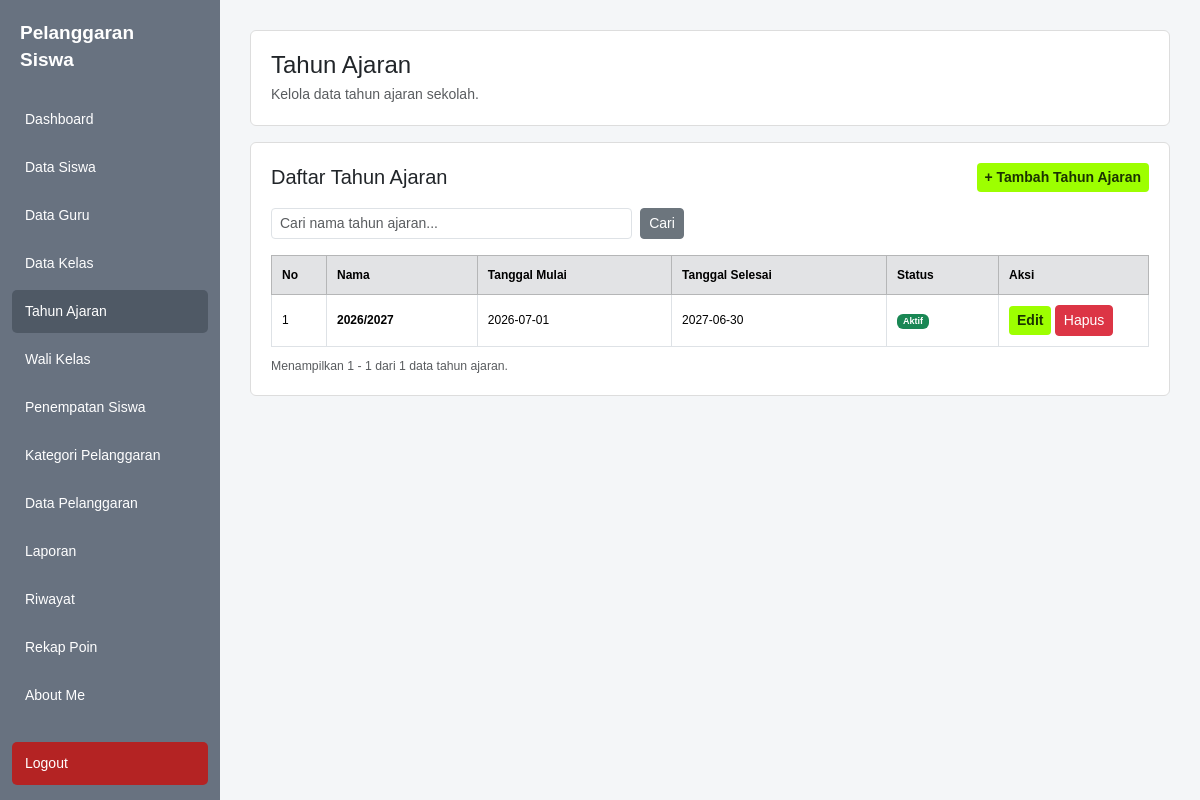
Page /kelola_tahun_ajaran.php (signed in) on the committed database.
### tables this page shows
CREATE TABLE `tahun_ajaran` (
  `id` int(11) NOT NULL,
  `nama` varchar(100) DEFAULT NULL,
  `tanggal_mulai` date DEFAULT NULL,
  `tanggal_selesai` date DEFAULT NULL,
  `aktif` tinyint(1) DEFAULT 1,
  `tahun` varchar(20) NOT NULL,
  `semester` varchar(20) DEFAULT NULL,
  `status_aktif` tinyint(1) DEFAULT 1
);

### kelola_tahun_ajaran.php (the view, shortened to what this page needs)
<?php
require_once "database.php";
$tampil_form = isset($_GET['tambah']) && $_GET['tambah'] == '1';
$cari = trim($_GET['cari'] ?? '');
$where = "";
$per_halaman = 10;
$halaman = max(1, (int)($_GET['halaman'] ?? 1));
$query_jumlah = mysqli_query(
    $koneksi,
    "SELECT COUNT(*) AS total
     FROM tahun_ajaran
     $where"
);
$total_data = (int)mysqli_fetch_assoc($query_jumlah)['total'];
$mulai = ($halaman - 1) * $per_halaman;
$data = mysqli_query(
    $koneksi,
    "SELECT id, nama, tanggal_mulai, tanggal_selesai, aktif
     FROM tahun_ajaran
     $where
     ORDER BY id DESC
     LIMIT $mulai, $per_halaman"
);
?>
<!DOCTYPE html>
<html lang="id">
<head>
<link href="https://cdn.jsdelivr.net/npm/bootstrap@5.3.3/dist/css/bootstrap.min.css" rel="stylesheet">
</head>
<body>
<?php
require_once "sidebar.php";
?>
<div class="content">
    <div class="card mb-3">
        <div class="card-body">
            <h4 class="mb-1">Tahun Ajaran</h4>
            <p class="text-muted mb-0">
                Kelola data tahun ajaran sekolah.
            </p>
        </div>
    </div>
    <div class="card">
        <div class="card-body">
            <div class="d-flex justify-content-between align-items-center mb-3">
                <h5 class="mb-0">Daftar Tahun Ajaran</h5>
                <?php if (!$tampil_form) { ?>
                    <a
                        href="kelola_tahun_ajaran.php?tambah=1"
                        class="btn btn-sm btn-stabilo"
                    >
                        + Tambah Tahun Ajaran
                    </a>
                <?php } ?>
            </div>
            <form method="GET" class="row g-2 mb-3">
                <div class="col-md-5">
                    <input
                        type="text"
                        name="cari"
                        class="form-control form-control-sm"
                        placeholder="Cari nama tahun ajaran..."
                        value="<?= htmlspecialchars($cari); ?>"
                    >
                </div>
                <div class="col-auto">
                    <button type="submit" class="btn btn-secondary btn-sm">
                        Cari
                    </button>
                </div>
            </form>
            <div class="table-responsive">
                <table class="table table-bordered table-hover align-middle">
                    <thead class="table-secondary">
                        <tr>
                            <th width="55">No</th>
                            <th>Nama</th>
                            <th>Tanggal Mulai</th>
                            <th>Tanggal Selesai</th>
                            <th>Status</th>
                            <th width="150">Aksi</th>
                        </tr>
                    </thead>
                    <tbody>
                    <?php if ($data && mysqli_num_rows($data) > 0) { ?>
                        <?php $no = $mulai + 1; ?>
                        <?php while ($row = mysqli_fetch_assoc($data)) { ?>
                            <tr>
                                <td><?= $no++; ?></td>
                                <td>
                                    <strong>
                                        <?= htmlspecialchars($row['nama']); ?>
                                    </strong>
                                </td>
                                <td>
                                    <?= htmlspecialchars($row['tanggal_mulai']); ?>
                                </td>
                                <td>
                                    <?= htmlspecialchars($row['tanggal_selesai']); ?>
                                </td>
                                <td>
                                    <?php if ($row['aktif'] == 1) { ?>
                                        <span class="badge bg-success">
                                            Aktif
                                        </span>
                                    <?php } else { ?>
                                        <span class="badge bg-danger">
                                            Tidak Aktif
                                        </span>
                                    <?php } ?>
                                </td>
                                <td>
                                    <a
                                        href="edit_tahun_ajaran.php?id=<?= (int)$row['id']; ?>"
                                        class="btn btn-sm btn-stabilo"
                                    >
                                        Edit
                                    </a>
                                    <form
                                        method="POST"
                                        style="display:inline;"
                                        onsubmit="return confirm('Yakin ingin menghapus tahun ajaran ini?')"
                                    >
                                        <button
                                            type="submit"
                                            name="hapus"
                                            class="btn btn-sm btn-danger"
                                        >
                                            Hapus
                                        </button>
                                    </form>
                                </td>
                            </tr>
                        <?php } ?>
                    <?php } ?>
                    </tbody>
                </table>
            </div>
            <div class="text-muted small">
                Menampilkan
                <?= $total_data > 0 ? $mulai + 1 : 0; ?>
                -
                <?= min($mulai + $per_halaman, $total_data); ?>
                dari
                <?= $total_data; ?>
                data tahun ajaran.
            </div>
        </div>
    </div>
</div>
</body>
</html>

### kelola_tahun_ajaran.php (style rules this page uses)
body { margin: 0; background: #f4f6f8; font-family: Arial, sans-serif; font-size: 14px; color: #212529; }
.content { margin-left: 220px; padding: 30px; }
.card { border: 1px solid #ddd; border-radius: 6px; box-shadow: none; }
.card-body { padding: 20px; }
.btn-stabilo { background: #9dff00; color: #1a3300; font-weight: bold; border: none; }
.table { font-size: 12px; margin-bottom: 10px; }
.table th, .table td { padding: 10px; vertical-align: middle; }

### rows in the picture
tahun_ajaran: nama "2026/2027", tanggal_mulai "2026-07-01", tanggal_selesai "2027-06-30", aktif "Aktif"

### other values in the picture
$mulai + 1 "1"
min($mulai + $per_halaman, $total_data) "1"
$total_data "1"
